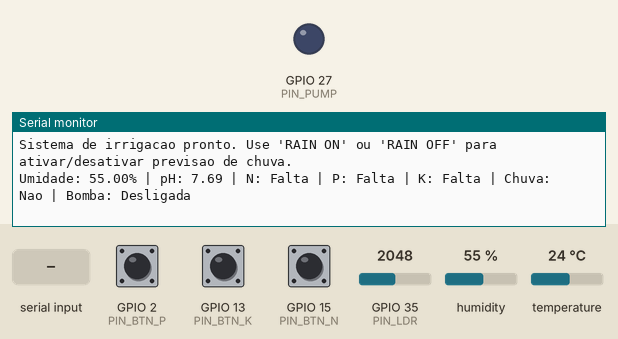
The sketch below on a simulated ESP32. Parts: output pins drawn as LEDs (lit = HIGH), the last lines printed to the serial monitor. The inputs (shaded band) are chosen by the test bench; at power-on: GPIO 2 (PIN_BTN_P) HIGH, GPIO 13 (PIN_BTN_K) HIGH, GPIO 15 (PIN_BTN_N) HIGH, GPIO 35 (PIN_LDR) = 2048, humidity 55 %, temperature 24 °C.

Above: at 1.2 s.
1.3 s: GPIO 2 (PIN_BTN_P) pulled LOW for 1 s
At 2.8 s:
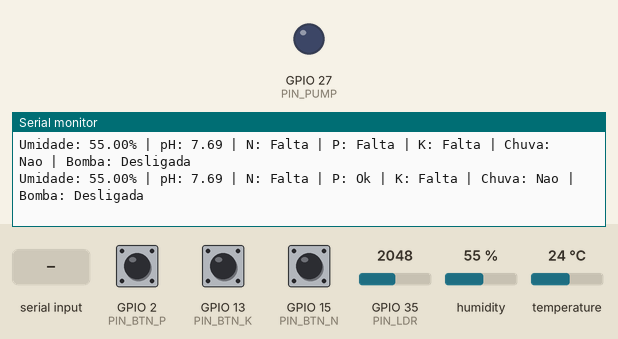
3.8 s: GPIO 13 (PIN_BTN_K) pulled LOW for 1 s
At 4.5 s:
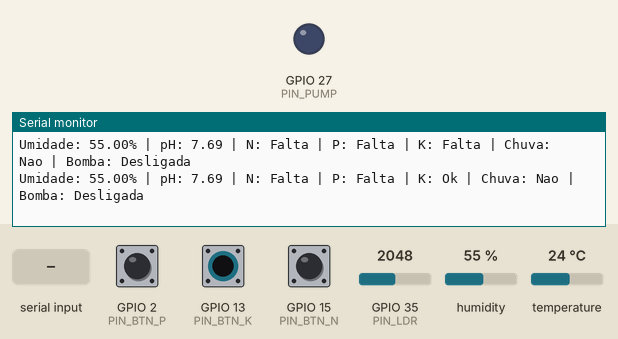
6.3 s: GPIO 15 (PIN_BTN_N) pulled LOW for 1 s
At 7.9 s:
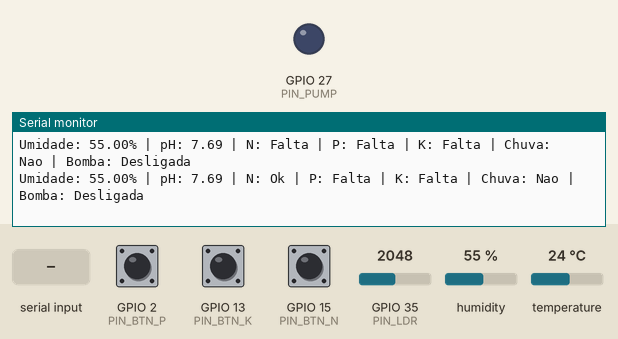
8.8 s: "RAIN ON\n" received over Serial
At 9.9 s:
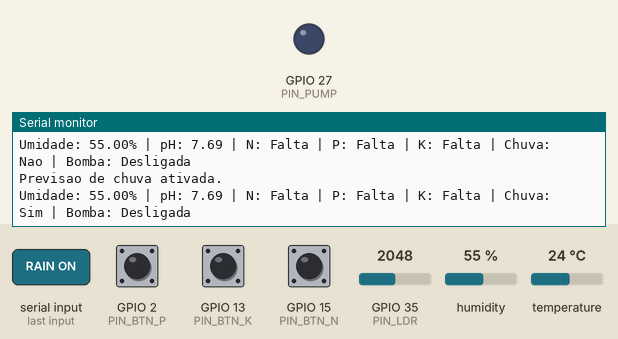
10.6 s: "RAIN OFF\n" received over Serial
At 11.0 s:
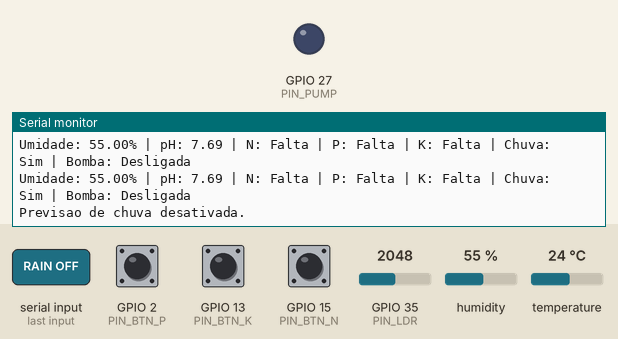
12.1 s: GPIO 2 (PIN_BTN_P) driven LOW and GPIO 13 (PIN_BTN_K) driven LOW
At 12.6 s:
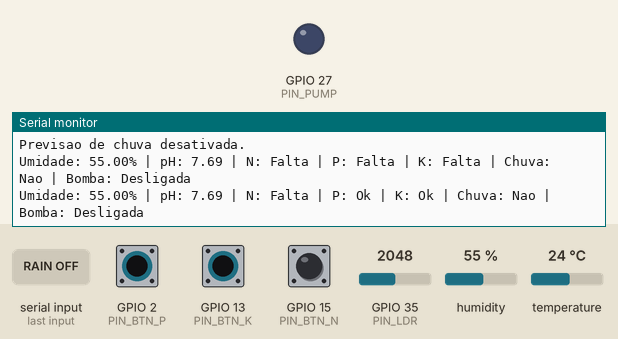

Measured:
- after the input at 1.3 s, the serial monitor: prints a new line after 0.73 s (image 1)
- after the input at 3.8 s, the serial monitor: prints a new line after 0.25 s (image 2)
- after the input at 6.3 s, the serial monitor: prints a new line after 0.78 s (image 3)
- after the input at 8.8 s, the serial monitor: prints a new line after 0.05 s (image 4)
- after the input at 10.6 s, the serial monitor: prints a new line at once (image 5)
- after the input at 12.1 s, the serial monitor: prints a new line at once (image 6)

The sketch:

sketch.ino
```cpp
#include <DHT.h>

// Pinos do hardware (sinta-se livre para alterar se necessário)
const int PIN_BTN_N   = 15;  // Botão de Nitrogênio
const int PIN_BTN_P   = 2;   // Botão de Fósforo
const int PIN_BTN_K   = 13;  // Botão de Potássio
const int PIN_LDR     = 35;  // LDR para pH (entrada analógica)
const int PIN_DHT     = 21;  // DHT22 (umidade)
const int PIN_PUMP    = 27;  // Relé / LED que aciona a bomba (ativo em HIGH)

// Instancia o sensor de umidade
DHT sensorDHT(PIN_DHT, DHT22);

// Flag de previsão de chuva
bool flagChuva = false;

// Converte valor do LDR (0–4095) para escala de pH (0–14) com leve não linearidade
float lerPH() {
  int raw = analogRead(PIN_LDR);
  float proporcao = raw / 4095.0f;
  // Ajuste exponencial para não ficar linear demais
  float curvado = powf(proporcao, 1.15f);
  float ph = 14.0f * (1.0f - curvado);
  if (ph < 0.0f) ph = 0.0f;
  if (ph > 14.0f) ph = 14.0f;
  return ph;
}

// Configuração inicial
void setup() {
  Serial.begin(115200);
  pinMode(PIN_BTN_N, INPUT_PULLUP);
  pinMode(PIN_BTN_P, INPUT_PULLUP);
  pinMode(PIN_BTN_K, INPUT_PULLUP);
  pinMode(PIN_PUMP, OUTPUT);
  digitalWrite(PIN_PUMP, LOW);  // garante bomba desligada
  sensorDHT.begin();
  Serial.println("Sistema de irrigacao pronto. Use 'RAIN ON' ou 'RAIN OFF' para ativar/desativar previsao de chuva.");
}

// Loop principal
void loop() {
  // Verifica se há comandos na serial
  while (Serial.available()) {
    String comando = Serial.readStringUntil('\n');
    comando.trim();
    comando.toUpperCase();
    if (comando == "RAIN ON") {
      flagChuva = true;
      Serial.println("Previsao de chuva ativada.");
    } else if (comando == "RAIN OFF") {
      flagChuva = false;
      Serial.println("Previsao de chuva desativada.");
    }
  }

  // Leitura dos botões (HIGH significa que o nutriente está faltando, pois usamos pull-up)
  bool faltaN = digitalRead(PIN_BTN_N);
  bool faltaP = digitalRead(PIN_BTN_P);
  bool faltaK = digitalRead(PIN_BTN_K);
  int faltando = (faltaN ? 1 : 0) + (faltaP ? 1 : 0) + (faltaK ? 1 : 0);

  // Leitura dos sensores
  float umidade = sensorDHT.readHumidity();
  float phSolo  = lerPH();

  // Lógica de irrigação (ajuste as faixas conforme sua cultura/necessidade)
  bool acionarBomba = false;
  if (!flagChuva) {
    // Regra 1: umidade muito baixa e pH dentro do ideal
    if (umidade < 43.0f && phSolo >= 5.3f && phSolo <= 6.6f) {
      acionarBomba = true;
    }
    // Regra 2: um pouco menos seco, mas com dois ou mais nutrientes faltando
    else if (umidade < 48.0f && faltando >= 2) {
      acionarBomba = true;
    }
    // Bloqueia se pH fora da faixa segura
    if (phSolo < 4.7f || phSolo > 7.3f) {
      acionarBomba = false;
    }
  } else {
    // Com chuva prevista, não aciona a bomba
    acionarBomba = false;
  }

  // Aciona ou desliga a bomba (LED/relé)
  digitalWrite(PIN_PUMP, acionarBomba ? HIGH : LOW);

  // Log periódico no monitor serial
  static unsigned long ultimaSaida = 0;
  unsigned long agora = millis();
  if (agora - ultimaSaida >= 1000) {
    ultimaSaida = agora;
    Serial.print("Umidade: ");
    Serial.print(umidade);
    Serial.print("% | pH: ");
    Serial.print(phSolo);
    Serial.print(" | N: ");
    Serial.print(faltaN ? "Falta" : "Ok");
    Serial.print(" | P: ");
    Serial.print(faltaP ? "Falta" : "Ok");
    Serial.print(" | K: ");
    Serial.print(faltaK ? "Falta" : "Ok");
    Serial.print(" | Chuva: ");
    Serial.print(flagChuva ? "Sim" : "Nao");
    Serial.print(" | Bomba: ");
    Serial.println(acionarBomba ? "Ligada" : "Desligada");
  }

  delay(50);
}
```
